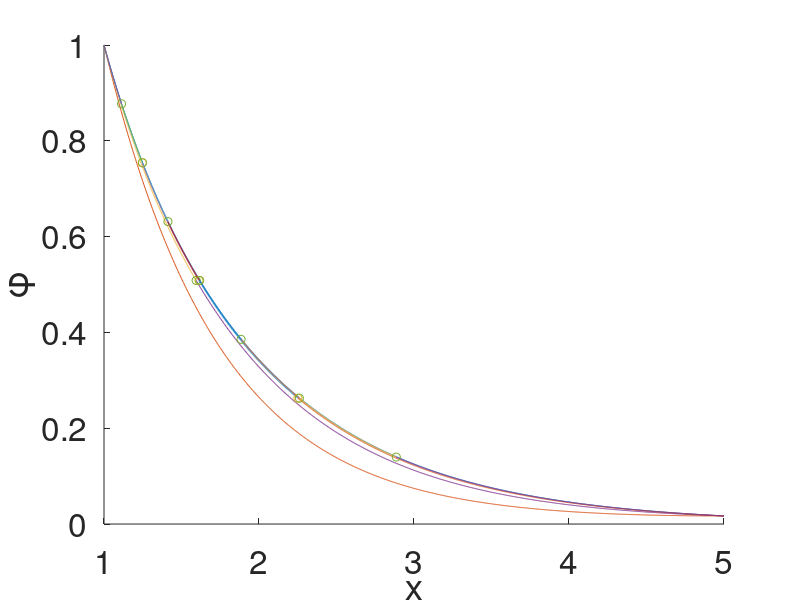

Write MATLAB code to recreate this figure.
function Quasilinearization_1D_PBE
clf; clear; format long; 
psi = 1;
x_0 = 1; x_N = 5;
% phi_0 = psi; phi_N = psi*exp(-4*x_N);
phi_0 = psi; phi_N = 2*atanh(tanh(psi/2)*exp(-x_N+x_0));
% phi_0 = psi;  phi_N = 1;
Err_tol = 10^(-12);
%
% exact solution
%
r = x_0:0.001:x_N;
% phi_exact = psi*exp(-4*r);
phi_exact = 2*atanh(tanh(psi/2)*exp(-r+x_0));
figure(1); clf(1); set(gca,'fontsize',24); hold on
plot(r,phi_exact); 
xlabel('x');
ylabel('\phi');
% string = sprintf('Err-tol = %d',Err_tol); title(string);
% 
% N=1 interval
% 
N = 1;
x_mid = [];
phi_mid = [];
plot_linear(1,x_mid,phi_mid,x_0,x_N,phi_0,phi_N);
% legend('exact solution','one-interval solution')
x = [x_0 x_N];
phi = [phi_0 phi_N];
% 
% N=2^m intervals
% 
for m = 1:3
    N = 2^m;
    %
    % project uniform phi points onto x-axis, initial guess
    % 
    if N == 2
        phi_unif = (phi_0 + phi_N)/2;
    elseif N >= 4
        d_phi = (phi_0 - phi_N)/N;
        phi_unif = phi_0-d_phi : -d_phi : phi_N+d_phi;
    end
    x_mid = zeros(1,N-1);
    for i = 1:N-1
        if mod(i,2) == 0
            x_mid(i) = x((i/2)+1);
        end
        if mod(i,2) == 1  
            for j = 1:(N/2)
                if(phi_unif(i)<=phi(j) && phi_unif(i)>=phi(j+1))
                    x_mid(i) = solve_x_new(x(j),x(j+1),phi(j),phi(j+1),phi_unif(i));
                end
            end
        end
    end        
    x = [x_0 x_mid x_N];
    
    %
    % outer iteration - solve for new x point
    %
    phi_mid = phi_unif;
    diff_x = x_N;
    while diff_x > Err_tol
    %
    % inner iteration - solve for new phi point
    %   
        if N == 2
            phi_mid = update_1_point_phi(x_mid,phi_unif,x_0,x_N,phi_0,phi_N,Err_tol);
        elseif N >=4
            phi_mid = update_phi(N,x_mid,phi_mid,x_0,x_N,phi_0,phi_N,Err_tol);
        end
    %
    % update the x points
    %
        phi = [phi_0 phi_mid phi_N];
        for i = 1:N-1
            for j = 1:N
                if(phi_unif(i)<=phi(j) && phi_unif(i)>=phi(j+1))
                    x_mid(i) = solve_x_new(x(j),x(j+1),phi(j),phi(j+1),phi_unif(i));
                end
            end
        end
        diff_x = norm(x_mid-x(2:N),inf);
        x = [x_0 x_mid x_N]; 
    end
    plot_linear(N,x_mid,phi_mid,x_0,x_N,phi_0,phi_N);
    phi = [phi_0 phi_mid phi_N];
    phi_exact = 2*atanh(tanh(psi/2)*exp(-x+x_0));
    table(m,1) = N;
    table(m,2) = norm(phi-phi_exact,inf);
    table(m,3) = table(m,2)*(N^2);
end
table
end


function y = f(phi)
% y = 16*phi; 
y = 0.5*sinh(phi*2);
% y = sinh(phi)/(1+2*0.5*sinh(phi/2)*sinh(phi/2));
end

function plot_linear(N,x_mid,phi_mid,x_0,x_N,phi_0,phi_N)
if N == 1
    dr = (x_N-x_0)/1000;
    r = x_0:dr:x_N;
    alpha = sqrt((f(phi_N) - f(phi_0))/(phi_N - phi_0));
    ui = sinh(alpha*(r-x_0))  /sinh(alpha*(x_N-x_0));
    vi = sinh(alpha*(x_N-r))/sinh(alpha*(x_N-x_0));
    beta = f(phi_0)/(alpha^2);
    phi_linear_homogeneous = phi_N*ui + phi_0*vi;
    phi_linear_particular = (phi_0 - beta)*(1-ui-vi);    
    phi_linear = phi_linear_particular + phi_linear_homogeneous;
    plot(r,phi_linear)
end
if N >= 2
    dr = (x_mid(1)-x_0)/1000;
    r = x_0:dr:x_mid(1);
    alpha(1) = sqrt((f(phi_mid(1)) - f(phi_0))/(phi_mid(1) - phi_0));
    ui = sinh(alpha(1)*(r-x_0))     /sinh(alpha(1)*(x_mid(1)-x_0));
    vi = sinh(alpha(1)*(x_mid(1)-r))/sinh(alpha(1)*(x_mid(1)-x_0));
    betai = f(phi_0)/(alpha(1)^2);
    phi_linear_homogeneous = phi_mid(1)*ui + phi_0*vi;
    phi_linear_particular = (phi_0 - betai)*(1-ui-vi);    
    phi_linear = phi_linear_particular + phi_linear_homogeneous;
    plot(r,phi_linear)
if N > 2; for i = 2:N-1
    dr = (x_mid(i)-x_mid(i-1))/1000;
    r = x_mid(i-1):dr:x_mid(i);
    alpha(i) = sqrt((f(phi_mid(i)) - f(phi_mid(i-1)))/(phi_mid(i) - phi_mid(i-1)));
    ui = sinh(alpha(i)*(r-x_mid(i-1)))/sinh(alpha(i)*(x_mid(i)-x_mid(i-1)));
    vi = sinh(alpha(i)*(x_mid(i)-r))  /sinh(alpha(i)*(x_mid(i)-x_mid(i-1)));
    betai = f(phi_mid(i-1))/(alpha(i)^2);
    phi_linear_homogeneous = phi_mid(i)*ui + phi_mid(i-1)*vi;
    phi_linear_particular = (phi_mid(i-1) - betai)*(1-ui-vi);    
    phi_linear = phi_linear_particular + phi_linear_homogeneous;
    plot(r,phi_linear)
end; end
    dr = (x_N-x_mid(N-1))/1000;
    r = x_mid(N-1):dr:x_N;
    alpha(N) = sqrt((f(phi_N) - f(phi_mid(N-1)))/(phi_N - phi_mid(N-1)));
    ui = sinh(alpha(N)*(r-x_mid(N-1)))/sinh(alpha(N)*(x_N-x_mid(N-1)));
    vi = sinh(alpha(N)*(x_N-r))       /sinh(alpha(N)*(x_N-x_mid(N-1)));
    betai = f(phi_mid(N-1))/(alpha(N)^2);
    phi_linear_homogeneous = phi_N*ui + phi_mid(N-1)*vi;
    phi_linear_particular = (phi_mid(N-1) - betai)*(1-ui-vi);    
    phi_linear = phi_linear_particular + phi_linear_homogeneous;
    plot(r,phi_linear)
    plot(x_mid,phi_mid,'o') 
end
end

function phi_mid = check_one_point(x_l,x_r,phi_l,phi_r,x_mid)
alpha = sqrt((f(phi_r) - f(phi_l))/(phi_r - phi_l));
ui = sinh(alpha*(x_mid-x_l))  /sinh(alpha*(x_r-x_l));
vi = sinh(alpha*(x_r-x_mid))/sinh(alpha*(x_r-x_l));
beta = f(phi_l)/(alpha^2);
phi_linear_homogeneous = phi_r*ui + phi_l*vi;
phi_linear_particular = (phi_l - beta)*(1-ui-vi);    
phi_mid = phi_linear_particular + phi_linear_homogeneous;
end

function x_mid = solve_x_new(x_l,x_r,phi_l,phi_r,phi_mid)
% 
% project the uniform phi points on to the current solution
% which depends on the updated phi,
% this function recieves the new x
%
alpha = sqrt((f(phi_l) - f(phi_r))/(phi_l- phi_r));
gamma = sinh(alpha*(x_r-x_l));
omega = cosh(alpha*(x_r-x_l));
betai = f(phi_l)/(alpha^2);

a = (betai*gamma - (betai*omega - betai - phi_r + phi_l))* ...
    (betai*gamma + (betai*omega - betai - phi_r + phi_l));
b = -2*(betai*omega - betai - phi_r + phi_l)* ...
             gamma*(phi_mid - phi_l + betai);
c = (betai*gamma - (gamma*(phi_mid - phi_l + betai)))* ...
    (betai*gamma + (gamma*(phi_mid - phi_l + betai)));

if b < 0
    X1 = (-b + sqrt(b^2 - 4*a*c))/(2*a);
    X2 = 2*c/(-b+sqrt(b^2 - 4*a*c));
end
if b > 0
    X1 = 2*c/(-b - sqrt(b^2 - 4*a*c));
    X2 = (-b - sqrt(b^2 - 4*a*c))/(2*a);
end

x1 = x_l + asinh(X1)/alpha;
x2 = x_l + asinh(X2)/alpha; 

if ((x_l - x1)<1e-15) && ((x1 - x_r)<1e-15)
    x_mid = x1;
elseif ((x_l - x2)<1e-15) && ((x2 - x_r)<1e-15)
    x_mid = x2;
end
phi_check = check_one_point(x_l,x_r,phi_l,phi_r,x_mid);
% [phi_mid phi_check]'
% plot(x_mid,phi_mid,'o'); 
end

function phi = update_phi(N,x,phi,x_0,x_N,phi_0,phi_N,Err_tol)
%
% This function updates the phi values for given x points.
%
    index = 0;
    phi = phi';
    diff_phi = 1;
    alpha = zeros(N,1);
    while diff_phi > Err_tol 
        index = index +1;
        
        alpha(1) = sqrt( (f(phi(1)) - f(phi_0))   /(phi(1) - phi_0)    );
        alpha(N) = sqrt( (f(phi_N) -  f(phi(N-1)))/(phi_N -  phi(N-1)) );
        for i = 2:N-1
            alpha(i) = sqrt( (f(phi(i)) - f(phi(i-1)))/(phi(i) - phi(i-1)) );
        end
        
        u_ip(1) = alpha(1)/tanh(alpha(1)*(x(1)-x_0));
        for i = 2:N-1
            u_ip(i) = alpha(i)/tanh(alpha(i)*(x(i)-x(i-1)));
        end
        
        v_ip(1) = -alpha(1)/sinh(alpha(1)*(x(1)-x_0));
        for i = 2:N-1
            v_ip(i) = -alpha(i)/sinh(alpha(i)*(x(i)-x(i-1)));
        end
        
        for i = 1:N-2
            u_iplus1p(i) = alpha(i+1)/sinh(alpha(i+1)*(x(i+1)-x(i)));
        end
        u_iplus1p(N-1) = alpha(N)/sinh(alpha(N)*(x_N-x(N-1))); 
        
        for i = 1:N-2
            v_iplus1p(i) = -alpha(i+1)/tanh(alpha(i+1)*(x(i+1)-x(i)));
        end
        v_iplus1p(N-1) = -alpha(N)/tanh(alpha(N)*(x_N-x(N-1)));
        
        a = v_ip;
        b = u_ip - v_iplus1p;
        c = -u_iplus1p;
        
        A = zeros(N-1);
        for i = 2: N-2
            A(i,i-1) = a(i);
            A(i,i) = b(i);
            A(i,i+1) = c(i);
        end
        A(1,1) = b(1);
        A(1,2) = c(1);
        A(N-1,N-2) = a(N-1);
        A(N-1,N-1) = b(N-1);

        beta(1) = f(phi_0)/(alpha(1)^2);   
        for i = 2:N
           beta(i) = f(phi(i-1))/(alpha(i)^2); 
        end
        
        rhs = zeros(N-1,1);
        for i = 2:N-1
            rhs(i) = (phi(i-1)-beta(i))*(u_ip(i) + v_ip(i)) - (phi(i) - beta(i+1))*(u_iplus1p(i) + v_iplus1p(i));
        end
        rhs(1) = (phi_0-beta(1))*(u_ip(1) + v_ip(1)) - (phi(1) - beta(2))*(u_iplus1p(1) + v_iplus1p(1)) - a(1)*phi_0;
        rhs(N-1) = rhs(N-1) - c(N-1)*phi_N;
        phi_new = A\rhs;
        diff_phi = norm(phi-phi_new,inf);
        phi = phi_new;
    end
    phi = phi';
end

function phi_mid = update_1_point_phi(x_mid,phi_mid,x_0,x_N,phi_0,phi_N,Err_tol)
diff_phi = 1;
while diff_phi > Err_tol
    alpha(1) = sqrt( (f(phi_mid)-f(phi_0))  /(phi_mid-phi_0) );
    alpha(2) = sqrt( (f(phi_N)  -f(phi_mid))/(phi_N-phi_mid) );
    a = -alpha(1)/tanh(alpha(1)*(x_mid-x_0));
    b =  alpha(1)/tanh(alpha(1)*(x_mid-x_0)) + ...
         alpha(2)/sinh(alpha(2)*(x_N-x_mid));
    c = -alpha(2)/sinh(alpha(2)*(x_N-x_mid));
    beta(1) = f(phi_0)/(alpha(1)^2); 
    beta(2) = f(phi_mid)/(alpha(2)^2);
    d = -alpha(1)/sinh(alpha(1)*(x_mid-x_0));
    e = -alpha(2)/tanh(alpha(2)*(x_N-x_mid));
    rhs = -beta(1)*(-a + d) + beta(2)*(-c + e);
    rhs = rhs - a*phi_0 - c*phi_N;
    phi_new = rhs/b;
    diff_phi = abs(phi_new-phi_mid);
    phi_mid = phi_new;
end
end
